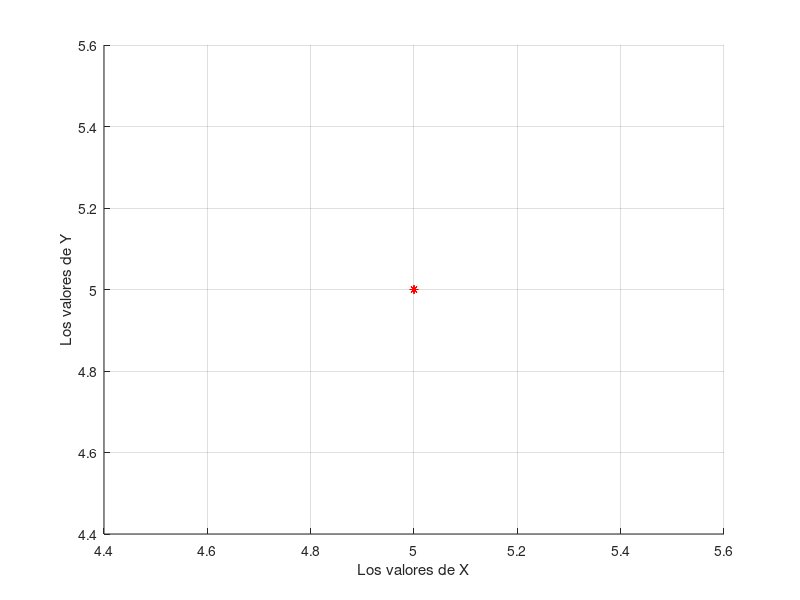

MATLAB code to generate this figure: (Note: this script raises an error after producing the figure.)
clear all; 
clc;
format shortG

disp('Metodo de Regresion Lineal'); 
n=input('Numero de puntos: ');

for i=1:n 
    x(1,i)=input('dame los valores de x: '); 
end

for i=1:n 
    y(1,i)=input('dame los valores de y: '); 
end

% se nota extraño pero asi se mostraran los resultados
%en forma de Vector. 
x;
y;
hold on 
plot(x,y,'r*')
grid 
xlabel('Los valores de X');
ylabel('Los valores de Y');


a=0; 
for i=1:n 
     a=a+x(i,1)*y(1,i); 
end

b=0; 
for i=1:n 
    b=b+x(i,1)*x(1,i); 
end

c=0; 
  for i=1:n 
      c=c+x(1,i); 
  end

e=0; 
for i=1:n 
    e=e+y(1,i); 
end

d=0; 
   d=c/n; 
     f=0; 
       f=e/n; 
         a1=(n*a-c*e)/(n*b-c*c); 
       a0=f-a1*d;

  disp('Ecuacion con la que se encuentran los nuevos valores de y '); 
fprintf(' y= %.5f + %.5fx',a0,a1);

for i=1:n 
    y(1,i)=a0+a1*x(1,i); 
end
pause
        %Grafica con los Datos Ajustados
  plot(x,y) 
  grid 
  xlabel('x');
  ylabel('y');

  plot(x,y,'r*')
  hold on 
  pause
